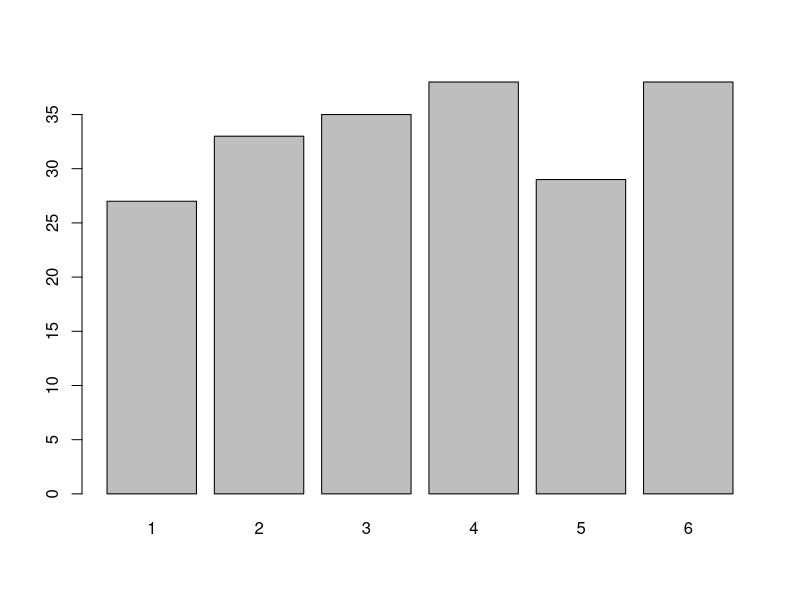
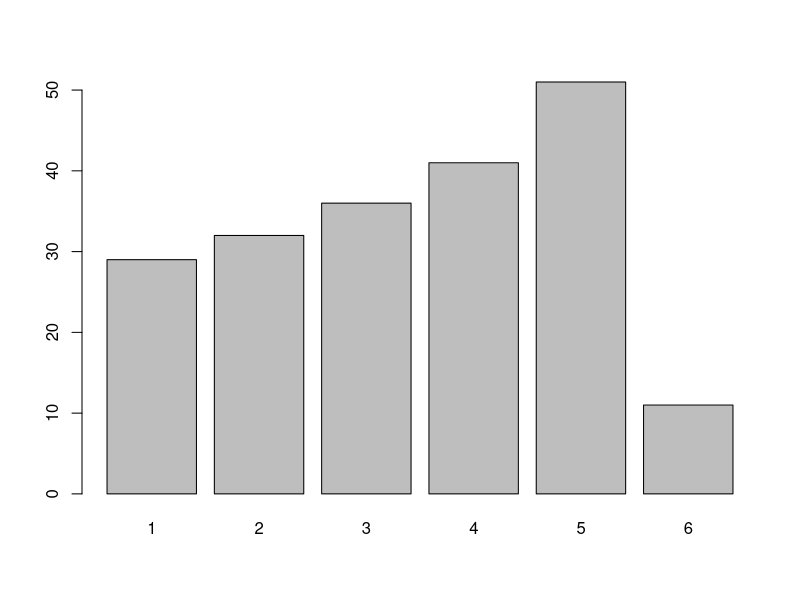

Write the R code that produced these figures, in order.

## Erzeugen einer diskreten Gleichverteilung
n <- 200
x <- sample(1:6, n, replace=TRUE)
table(x)
barplot(table(x))

## Chi^2-Anpassungstest
chisq.test(table(x))
chisq.test(table(x), p=rep(1/6,6))

## Erzeugen einer "falschen" diskreten Gleichverteilung
n <- 200
xx <- sample(1:6, n, replace=TRUE)
xx[((1:n)%%2==0) & xx==6] <- 5  ## falscher Wuerfel, zeigt oefter 5 statt 6
table(xx)
barplot(table(xx))

## Chi^2-Anpassungstest
chisq.test(table(xx))

